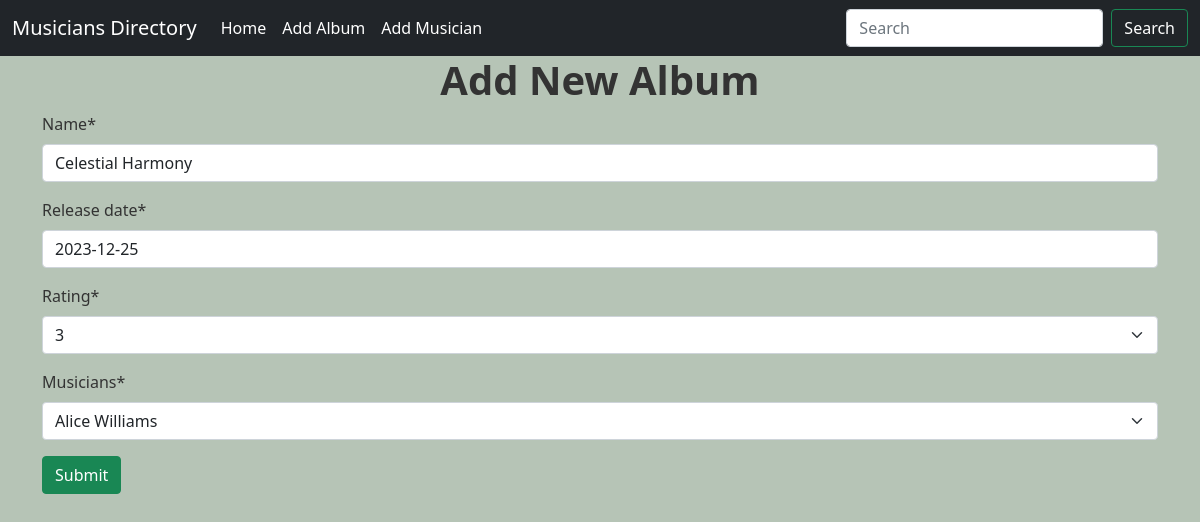
/album/edit/2, run on the app's committed database.
### album/models.py (models this page shows, shortened)
class Album(models.Model):
    name = models.CharField(max_length=200)
    release_date = models.DateField(default=date.today)
    RATING_CHOICES = [
        (1, '1'),
        (2, '2'),
        (3, '3'),
        (4, '4'),
        (5, '5'),
    ]
    rating = models.IntegerField(choices=RATING_CHOICES)
    musicians = models.ForeignKey(
        musicians, on_delete=models.CASCADE, related_name='album')

### album/views.py (the view)
# urls.py: path('edit/<int:id>', views.editalbum, name='editalbum'),
def editalbum(request, id):
    album = Album.objects.get(pk=id)
    form = forms.add_album(instance=album)
    if request.method == 'POST':
        form = forms.add_album(request.POST, instance=album)
        if form.is_valid():
            form.save()
            return redirect('home')
    return render(request, 'album.html', {'form': form})

### album/forms.py
class add_album(forms.ModelForm):
    class Meta:
        model = models.Album
        fields = '__all__'

### musician/models.py (called while the page is built)
    def __str__(self):
        return f"{self.first_name} {self.last_name}"

### album/templates/album.html
{% extends "base.html" %}
{% block content %}
{% load crispy_forms_tags %}
<h1 class="text-center fw-bold">Add New Album</h1>
<form method="post" class="container">
  {% csrf_token %} {{ form|crispy }}
  <button type="submit" class="btn btn-success">Submit</button>
</form>
{% endblock %}

### templates/base.html (style rules this page uses)
body { background-color: #B6C4B6; color: #333; }

### data on the page
Album: name "Celestial Harmony", release_date "2023-12-25", rating "3", musicians "Alice Williams"
